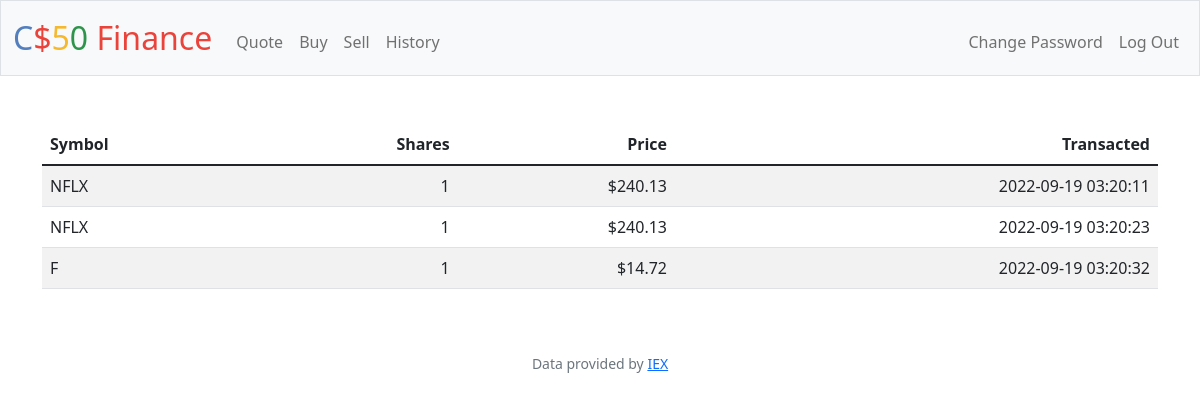
The app's page /history (signed in) with its own data.
### tables this page shows
CREATE TABLE "transactions" (
    id INTEGER PRIMARY KEY AUTOINCREMENT,
    user_id INTEGER NOT NULL,
    name TEXT NOT NULL,
    shares TEXT NOT NULL,
    price NUMERIC NOT NULL,
    type TEXT NOT NULL,
    symbol TEXT NOT NULL,
    date TIMESTAMP DEFAULT CURRENT_TIMESTAMP,
    FOREIGN KEY(user_id) REFERENCES users(id)
);

### app.py (the view)
@app.route("/history")
@login_required
def history():
    user_id = session["user_id"]
    transactions = db.execute("SELECT symbol, shares, price, date, type FROM transactions WHERE user_id = ?", user_id)
    return render_template("history.html", transactions=transactions, usd=usd)

### app.py (called while the page is built)
@app.after_request
def after_request(response):
    response.headers["Cache-Control"] = "no-cache, no-store, must-revalidate"
    response.headers["Expires"] = 0
    response.headers["Pragma"] = "no-cache"
    return response

### helpers.py (called while the page is built)
def login_required(f):
    @wraps(f)
    def decorated_function(*args, **kwargs):
        if session.get("user_id") is None:
            return redirect("/login")
        return f(*args, **kwargs)
    return decorated_function

def usd(value):
    return f"${value:,.2f}"

### templates/history.html (shortened to what this page needs)
{% extends "layout.html" %}
{% block main %}
    <table class="table table-striped">
        <thead>
            <tr>
                <th class="text-start">Symbol</th>
                <th class="text-end">Shares</th>
                <th class="text-end">Price</th>
                <th class="text-end">Transacted</th>
            </tr>
        </thead>
        <tbody>
            {% for transaction in transactions %}
            <tr>
                <td class="text-start">{{ transaction["symbol"].upper() }}</td>
                <td class="text-end">{{ transaction["shares"] }}</td>
                <td class="text-end">{{ usd(transaction["price"]) }}</td>
                <td class="text-end">{{ transaction["date"] }}</td>
            </tr>
            {% endfor %}
        </tbody>
    </table>
{% endblock %}

### records on screen
transactions: price "$240.13"
transactions: price "$240.13"
transactions: price "$14.72"
